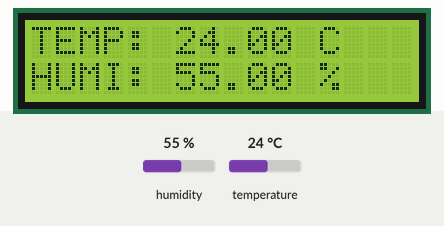
Recording of a sketch running on a simulated Arduino Uno, built with avr-gcc and run on an emulated ATmega328P. Shown: 16×2 character LCD. Inputs (shaded band) come from the test bench; at power-on: humidity 55 %, temperature 24 °C. What the sketch prints to the serial monitor is not drawn.

Above: at 6.7 s.
6.8 s: humidity set to 22 %
At 9.4 s:
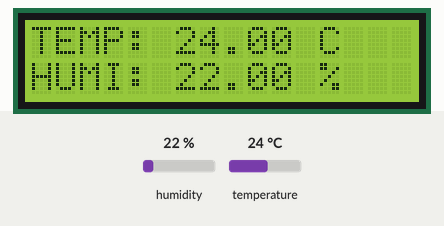
9.8 s: temperature set to 12 °C
At 11.3 s:
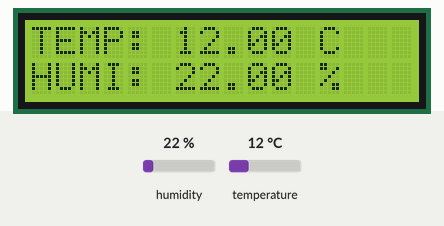
12.8 s: humidity set to 40 %
At 15.1 s:
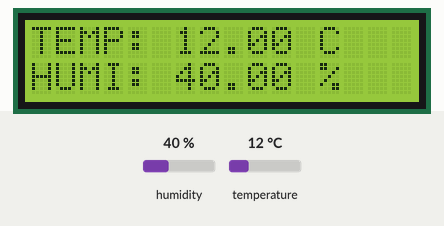
15.8 s: temperature set to 19 °C
At 17.0 s:
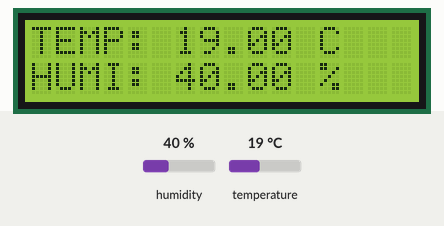
Timing chart, 0 to 18.8 s (numbered marks = the images above; inputs shaded):
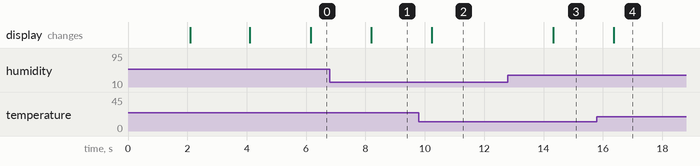

The sketch:

weather_station.ino
```cpp
#include <DHT.h>
#include <Wire.h>                    // Include the Wire library for I2C communication
#include <LiquidCrystal_I2C.h>       // Include the LCD I2C library
#define DHTPIN 8                     // Pin to which DHT11 data pin is connected uno
#define DHTTYPE DHT11                // DHT type is DHT11
DHT dht(DHTPIN, DHTTYPE);            // Initialize DHT sensor object
LiquidCrystal_I2C lcd(0x27, 16, 2);  // Set the LCD address to 0x27 for a 16x2 display //A4-sda , A5-SCl

void setup() {
  Serial.begin(9600);  // Initialize serial communication at 9600 baud rate
  dht.begin();         // Initialize DHT sensor
  lcd.init();          // Initialize the LCD display
  lcd.backlight();     // Turn on the backlight
  lcd.setCursor(3, 0);
  lcd.print("welcome to");
  lcd.setCursor(0, 1);           // Set cursor to the first column of the first row
  lcd.print("weather station");  //school name
  delay(2000);
  lcd.clear();
  lcd.setCursor(0, 0);

  lcd.print("");        //school name line 1
  lcd.setCursor(0, 1);  // Set cursor to the first column of the first row

  lcd.print("");  //school name line 2

  delay(2000);
  lcd.clear();
  lcd.setCursor(0, 0);
  lcd.print("TEMP: ");  // Print "TEMP:" on the LCD
  lcd.setCursor(0, 1);  // Set cursor to the first column of the second row
  lcd.print("HUMI: ");  // Print "HUMI:" on the LCD
}


void loop() {
  delay(2000);  // Wait for 2 seconds between measurements
  // Read temperature and humidity from DHT sensor
  float temperature = dht.readTemperature();
  float humidity = dht.readHumidity();
  // Check if any reads failed and exit early (to try again)
  if (isnan(temperature) || isnan(humidity)) {
    Serial.println("Failed to read from DHT sensor!");
    return;
  }

  // Print temperature and humidity to Serial Monitor
  Serial.print("Temperature: ");
  Serial.print(temperature);
  Serial.println(" °C");
  Serial.print("Humidity: ");
  Serial.print(humidity);
  Serial.println(" %");
  // Update LCD display
  lcd.setCursor(6, 0);     // Set cursor to the seventh column of the first row
  lcd.print(" ");          // Clear previous temperature reading
  lcd.setCursor(6, 0);     // Reset cursor position
  lcd.print(temperature);  // Print temperature
  lcd.print(" C");         // Print temperature unit
  lcd.setCursor(6, 1);     // Set cursor to the seventh column of the second row
  lcd.print(" ");          // Clear previous humidity reading
  lcd.setCursor(6, 1);     // Reset cursor position
  lcd.print(humidity);     // Print humidity
  lcd.print(" %");         // Print humidity unit
}
```

Measured:
- after the input at 6.8 s, the display: changes after 1.4 s (image 1)
- after the input at 9.8 s, the display: changes after 0.44 s (image 2)
- after the input at 12.8 s, the display: changes after 1.5 s (image 3)
- after the input at 15.8 s, the display: changes after 0.57 s (image 4)
